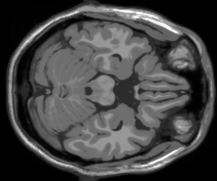
%> input picture Assignment-3/Q3/slice_50.png, 217 x 181 px
$ octave Q3a.m   (GNU Octave 9; MATLAB toolbox functions it lacks are replaced by stand-ins)
%> lines starting %> are read from the running program, lines starting %| are printed output that depends on the picture
addpath('./l1_ls_matlab');
slice1 = rescale(imread("slice_50.png"));
%> slice1: size 181x217 double; min 0, max 1, mean 0.27
slice2 = rescale(imread("slice_51.png"));
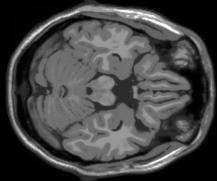
%> input picture Assignment-3/Q3/slice_51.png, 217 x 181 px
%> slice2: size 181x217 double; min 0, max 1, mean 0.269
slice1 = padarray(slice1, [36, 0], 0, 'post'); %Square
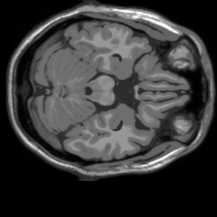
%> slice1: size 217x217 double; min 0, max 1, mean 0.225
slice2 = padarray(slice2, [36, 0], 0, 'post');
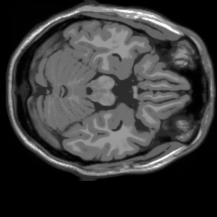
%> slice2: size 217x217 double; min 0, max 1, mean 0.224

% Create Measurements uniformly
angles = 0:10:170;
meas1 = radon(slice1, angles);
meas2 = radon(slice2, angles);

%% (a) Ram-Lak
Ia1 = iradon(meas1, angles, 'spline', 'Ram-Lak');
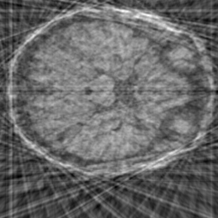
%> Ia1: size 218x218 double; min -0.518, max 1.27, mean 0.217; drawn with min black and max white
imshow(Ia1);
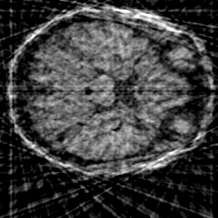
%> displayed picture: size 218x218, on the screen's scale of 0 to 255; min 0, max 255, mean 61.4
imwrite(Ia1, 'a50.png');
title('Slice 50- Filtered Backprojection with Ram-Lak filter');
Ia2 = iradon(meas2, angles, 'spline', 'Ram-Lak');
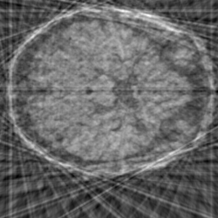
%> Ia2: size 218x218 double; min -0.528, max 1.31, mean 0.216; drawn with min black and max white
figure();
imshow(Ia2);
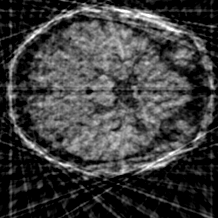
%> displayed picture: size 218x218, on the screen's scale of 0 to 255; min 0, max 255, mean 61.2
imwrite(Ia2, 'a51.png');
title('Slice 51- Filtered Backprojection with Ram-Lak filter');

%% (b) independent CS-based reconstruction
y1 = meas1(:);
%> y1 = 5598 values, max 81.46 at index 4544, min 0 at index 1, mean 34.06
y2 = meas2(:);
%> y2 = 5598 values, max 82.29 at index 471, min 0 at index 1, mean 33.98
m = size(y1,1);
%> m = 5598
n = size(slice1(:), 1);
%> n = 47089
lambda = 0.001;
rel_tol = 1e-5;
quiet = true;
A = A3b();
At = At3b();
%> (the run ends here)
